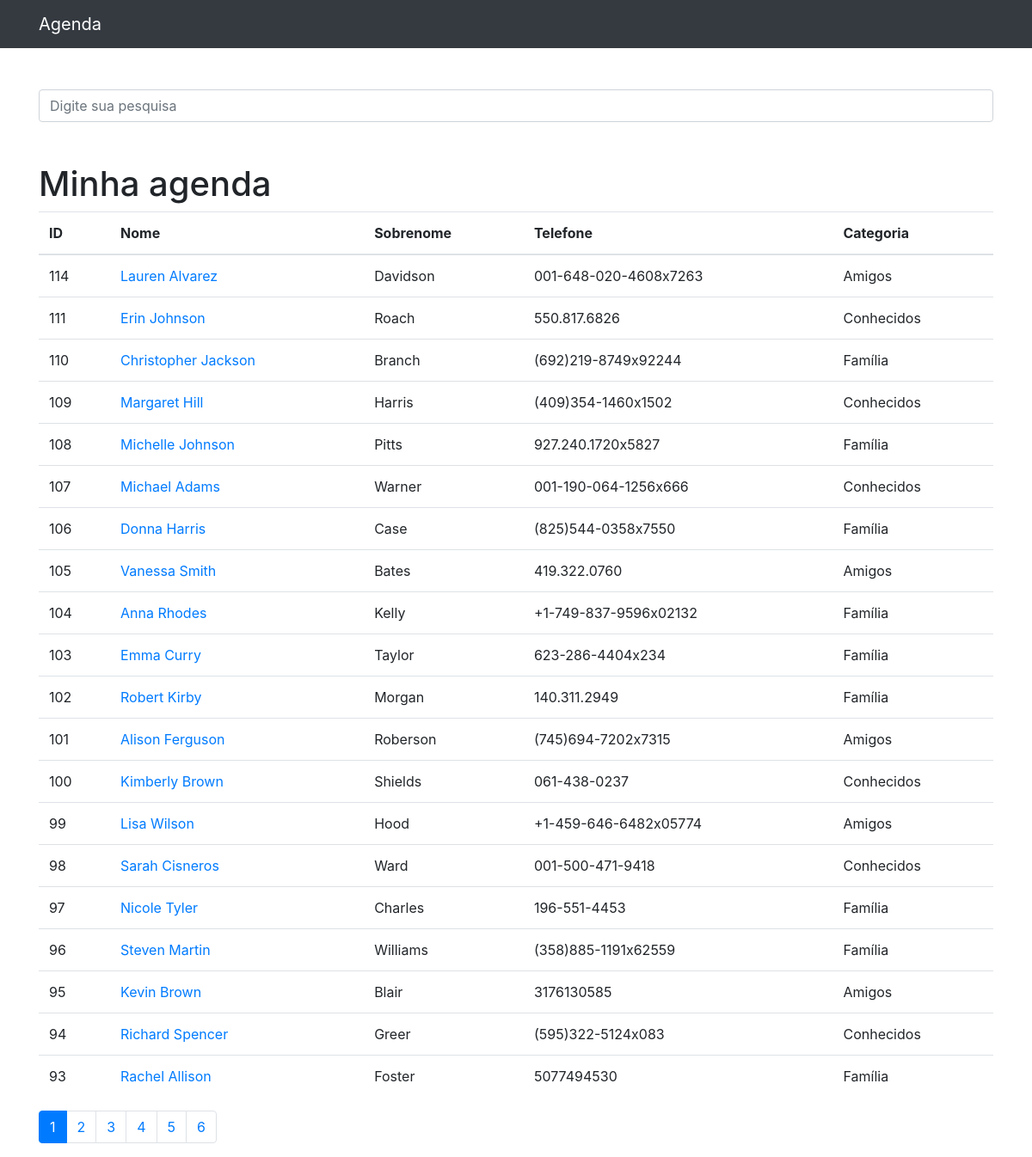
The app's page /, older data.
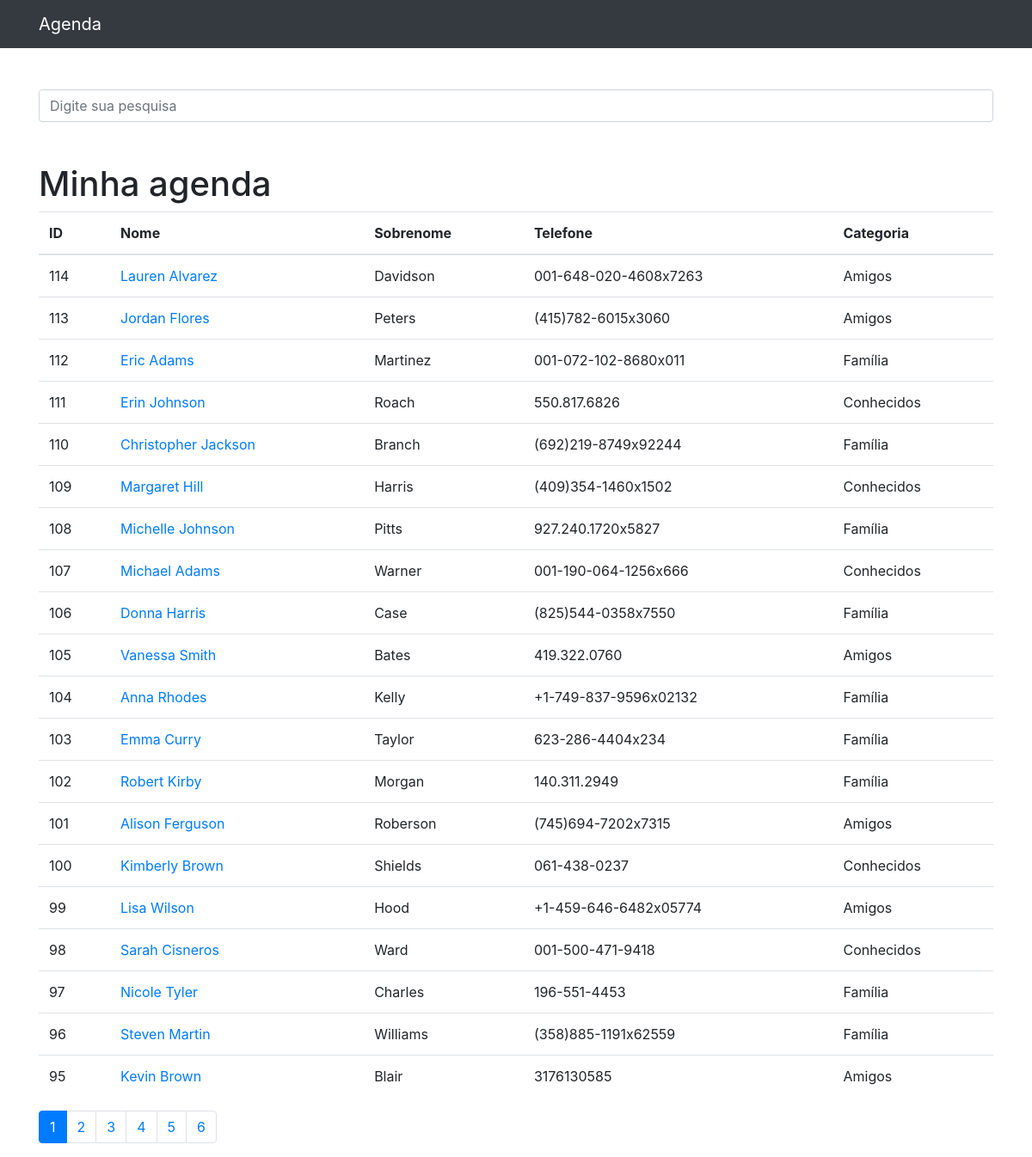
The same page, newer data.
### contatos/models.py (models this page shows, shortened)
class Contato(models.Model):
    nome = models.CharField(max_length=255)
    sobrenome = models.CharField(max_length=255, blank=True)
    telefone = models.CharField(max_length=255)
    email = models.CharField(max_length=255, blank=True)
    data_criacao = models.DateTimeField(default=timezone.now)
    descricao = models.TextField(blank=True)
    categoria = models.ForeignKey(Categoria, on_delete=models.DO_NOTHING)
    mostrar = models.BooleanField(default=True)
    foto = models.ImageField(blank=True, upload_to='fotos/%Y/%m/')

class Categoria(models.Model):
    nome = models.CharField(max_length=255)
    def __str__(self):
        return self.nome

### contatos/views.py (the view)
# urls.py: path('', views.index, name='index'),
def index(request):
    contatos = Contato.objects.order_by('-id').filter(
        mostrar=True
    )
    paginator = Paginator(contatos, 20)
    page = request.GET.get('p')
    contatos = paginator.get_page(page)
    return render(request, 'contatos/index.html', {
        'contatos': contatos
    })

### contatos/templates/contatos/index.html
{% extends 'base.html' %}
{%block 'conteudo' %}
<h1 class="mt-5">Minha agenda</h1>
        <table class="table">
          <thead>
            <tr>
              <th>ID</th>
              <th>Nome</th>
              <th>Sobrenome</th>
              <th>Telefone</th>
              <th>Categoria</th>
            </tr>
          </thead>
          <tbody>
            {% for contato in contatos %}
              <tr>
                <td>{{ contato.id }}</td>
                <td>
                  <a href="{% url 'ver_contato' contato.id %}"> {{contato.nome}} </a>
                </td>
                <td>{{contato.sobrenome}}</td>
                <td>{{contato.telefone}}</td>
                <td>{{contato.categoria}}</td>
              </tr>
            {%endfor%}
          </tbody>
        </table>
<nav aria-label="Page navigation example">
  <ul class="pagination">
    {% for pagina in contatos.paginator.page_range %}
      {% if contatos.number == pagina %}
      <li class="page-item active"><a href="?p={{ pagina }}&termo={{ request.GET.termo }}" class="page-link">{{pagina}}</a></li>
      {% else %}
      <li class="page-item"><a href="?p={{ pagina }}&termo={{ request.GET.termo }}" class="page-link">{{pagina}}</a></li>
      {% endif %}
    {%endfor%}
  </ul>
</nav>
{%endblock%}

### templates/base.html (shortened to what this page needs)
{% load static %}
<!DOCTYPE html>
<html lang="pt">
<head>
    {% include 'parciais/_head.html' %}
</head>
<body>
    {% include 'parciais/_nav.html' %}
  <div class="container">
    <div class="row">
      <div class="col-lg-12">
        {% if 'accounts' not in request.path %}
        <br><br>
          <form method="get" action="{% url 'busca' %}">
            <div class="form-group row">
              <div class="col-12">
                <input class="form-control"
                      type="search" value="{{ request.GET.termo }}"
                      id="search-input"
                      placeholder="Digite sua pesquisa"
                      name="termo">
              </div>
            </div>
          </form>
          {% endif %}
        {% block 'conteudo' %} {%endblock%}
      </div>
    </div>
  </div>
</body>
</html>

### templates/parciais/_head.html (shortened to what this page needs)
{% load static %}
<link href="{% static 'vendor/bootstrap/css/bootstrap.min.css'%}" rel="stylesheet">

### templates/parciais/_nav.html (shortened to what this page needs)
 {% load static %}
  <nav class="navbar navbar-expand-lg navbar-dark bg-dark static-top">
    <div class="container">
      <a class="navbar-brand" href="{% url 'index' %}">Agenda</a>
    </div>
  </nav>

Row changes from the older to the newer data that the page shows:
no longer on this page (row unchanged): Contato: id "94", nome "Richard Spencer", sobrenome "Greer", telefone "(595)322-5124x083", categoria "Conhecidos"
no longer on this page (row unchanged): Contato: id "93", nome "Rachel Allison", sobrenome "Foster", telefone "5077494530", categoria "Família"
now on this page (row edited): Contato: id "113", nome "Jordan Flores", sobrenome "Peters", telefone "(415)782-6015x3060", categoria "Amigos"
now on this page (row edited): Contato: id "112", nome "Eric Adams", sobrenome "Martinez", telefone "001-072-102-8680x011", categoria "Família"
